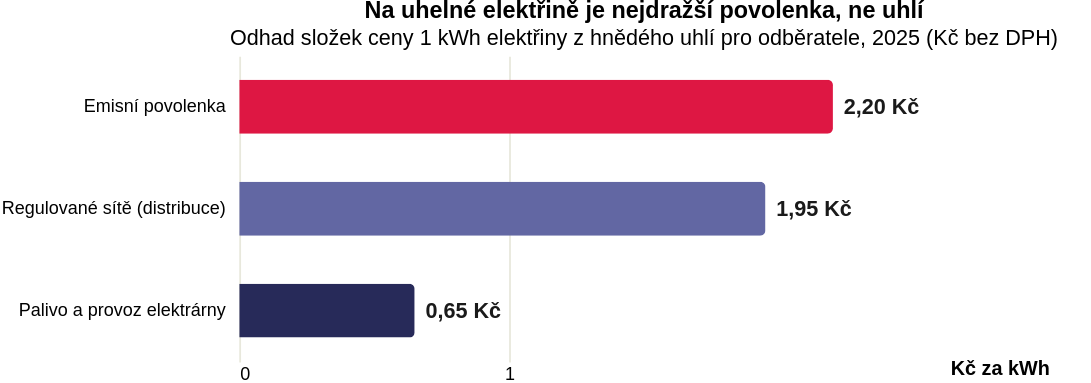

Express this chart as Vega-Lite.
### Vega-Lite specification from a JSON file in a GitHub repository (floating-point values rounded to 4 significant figures)
{"_source": "ERÚ, EU ETS Market data (odhad 2025)", "$schema": "https://vega.github.io/schema/vega-lite/v5.json", "description": "Složení ceny elektřiny z hnědého uhlí pro odběratele v ČR (2025)", "width": 450, "height": 170, "title": {"text": "Na uhelné elektřině je nejdražší povolenka, ne uhlí", "subtitle": "Odhad složek ceny 1 kWh elektřiny z hnědého uhlí pro odběratele, 2025 (Kč bez DPH)"}, "data": {"values": [{"label": "Emisní povolenka", "value": 2.2, "text": "2,20 Kč", "p": 1}, {"label": "Regulované sítě (distribuce)", "value": 1.95, "text": "1,95 Kč", "p": 2}, {"label": "Palivo a provoz elektrárny", "value": 0.65, "text": "0,65 Kč", "p": 3}]}, "layer": [{"mark": {"type": "bar", "cornerRadiusEnd": 3, "height": 30}, "encoding": {"y": {"field": "label", "type": "nominal", "title": null, "sort": ["Emisní povolenka", "Regulované sítě (distribuce)", "Palivo a provoz elektrárny"], "axis": {"domain": false, "ticks": false, "labelPadding": 8, "labelLimit": 220}}, "x": {"field": "value", "type": "quantitative", "title": "Kč za kWh", "scale": {"domain": [0, 3]}, "axis": {"grid": true, "gridColor": "#e8e8dc", "domain": false, "ticks": false, "values": [0, 1], "format": "d", "titleAngle": 0, "titleAnchor": "end", "titleAlign": "right", "titlePadding": -14, "titleFontWeight": "bold"}}, "color": {"field": "label", "type": "nominal", "scale": {"domain": ["Emisní povolenka", "Regulované sítě (distribuce)", "Palivo a provoz elektrárny"], "range": ["#de1743", "#6267a3", "#272a59"]}, "legend": null}, "tooltip": [{"field": "label", "title": "Složka ceny"}, {"field": "text", "title": "Kč za kWh"}]}}, {"mark": {"type": "text", "align": "left", "baseline": "middle", "dx": 6, "fontSize": 12, "fontWeight": "bold", "color": "#1a1a1a"}, "encoding": {"y": {"field": "label", "type": "nominal", "sort": ["Emisní povolenka", "Regulované sítě (distribuce)", "Palivo a provoz elektrárny"]}, "x": {"field": "value", "type": "quantitative", "scale": {"domain": [0, 3]}}, "text": {"field": "text"}}}], "config": {"view": {"stroke": "transparent"}}, "padding": {"right": 18}}
